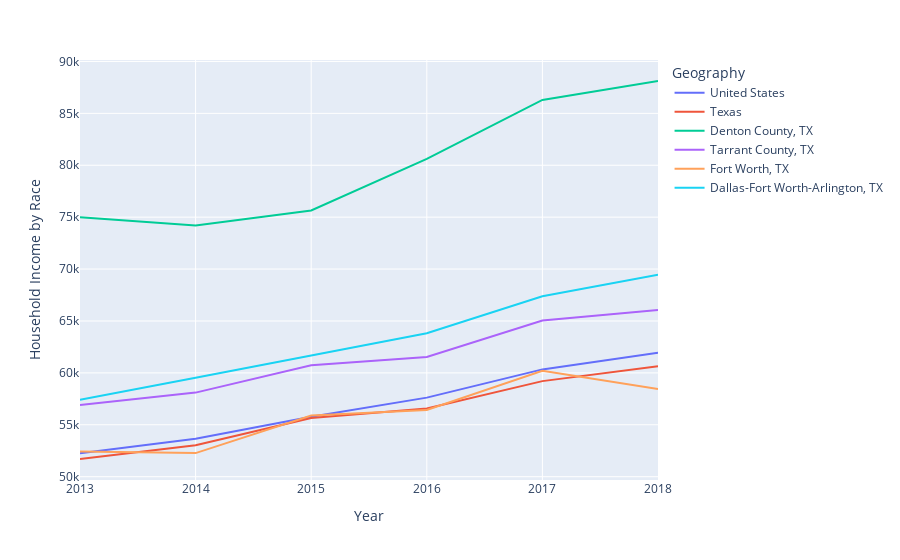

Notebook code cell kept with this figure:
### Code cell
fig = px.line(household_df, x='Year',y='Household Income by Race',color="Geography")
fig.show()

### Figure 1 — Plotly figure (JSON) as saved in the notebook; plotly's stock layout.template omitted (floating-point values rounded to 4 significant figures)
{"data": [{"hovertemplate": "Geography=United States<br>Year=%{x}<br>Household Income by Race=%{y}<extra></extra>", "legendgroup": "United States", "line": {"color": "#636efa", "dash": "solid"}, "mode": "lines", "name": "United States", "orientation": "v", "showlegend": true, "type": "scatter", "x": [2018, 2017, 2016, 2015, 2014, 2013], "xaxis": "x", "y": [61937, 60336, 57617, 55775, 53657, 52250], "yaxis": "y"}, {"hovertemplate": "Geography=Texas<br>Year=%{x}<br>Household Income by Race=%{y}<extra></extra>", "legendgroup": "Texas", "line": {"color": "#EF553B", "dash": "solid"}, "mode": "lines", "name": "Texas", "orientation": "v", "showlegend": true, "type": "scatter", "x": [2018, 2017, 2016, 2015, 2014, 2013], "xaxis": "x", "y": [60629, 59206, 56565, 55653, 53035, 51704], "yaxis": "y"}, {"hovertemplate": "Geography=Denton County, TX<br>Year=%{x}<br>Household Income by Race=%{y}<extra></extra>", "legendgroup": "Denton County, TX", "line": {"color": "#00cc96", "dash": "solid"}, "mode": "lines", "name": "Denton County, TX", "orientation": "v", "showlegend": true, "type": "scatter", "x": [2018, 2017, 2016, 2015, 2014, 2013], "xaxis": "x", "y": [88117, 86291, 80613, 75649, 74196, 74981], "yaxis": "y"}, {"hovertemplate": "Geography=Tarrant County, TX<br>Year=%{x}<br>Household Income by Race=%{y}<extra></extra>", "legendgroup": "Tarrant County, TX", "line": {"color": "#ab63fa", "dash": "solid"}, "mode": "lines", "name": "Tarrant County, TX", "orientation": "v", "showlegend": true, "type": "scatter", "x": [2018, 2017, 2016, 2015, 2014, 2013], "xaxis": "x", "y": [66063, 65052, 61534, 60737, 58099, 56895], "yaxis": "y"}, {"hovertemplate": "Geography=Fort Worth, TX<br>Year=%{x}<br>Household Income by Race=%{y}<extra></extra>", "legendgroup": "Fort Worth, TX", "line": {"color": "#FFA15A", "dash": "solid"}, "mode": "lines", "name": "Fort Worth, TX", "orientation": "v", "showlegend": true, "type": "scatter", "x": [2018, 2017, 2016, 2015, 2014, 2013], "xaxis": "x", "y": [58448, 60205, 56428, 55888, 52273, 52430], "yaxis": "y"}, {"hovertemplate": "Geography=Dallas-Fort Worth-Arlington, TX<br>Year=%{x}<br>Household Income by Race=%{y}<extra></extra>", "legendgroup": "Dallas-Fort Worth-Arlington, TX", "line": {"color": "#19d3f3", "dash": "solid"}, "mode": "lines", "name": "Dallas-Fort Worth-Arlington, TX", "orientation": "v", "showlegend": true, "type": "scatter", "x": [2018, 2017, 2016, 2015, 2014, 2013], "xaxis": "x", "y": [69445, 67382, 63812, 61644, 59530, 57398], "yaxis": "y"}], "layout": {"legend": {"title": {"text": "Geography"}, "tracegroupgap": 0}, "margin": {"t": 60}, "xaxis": {"anchor": "y", "domain": [0, 1], "title": {"text": "Year"}}, "yaxis": {"anchor": "x", "domain": [0, 1], "title": {"text": "Household Income by Race"}}}}
